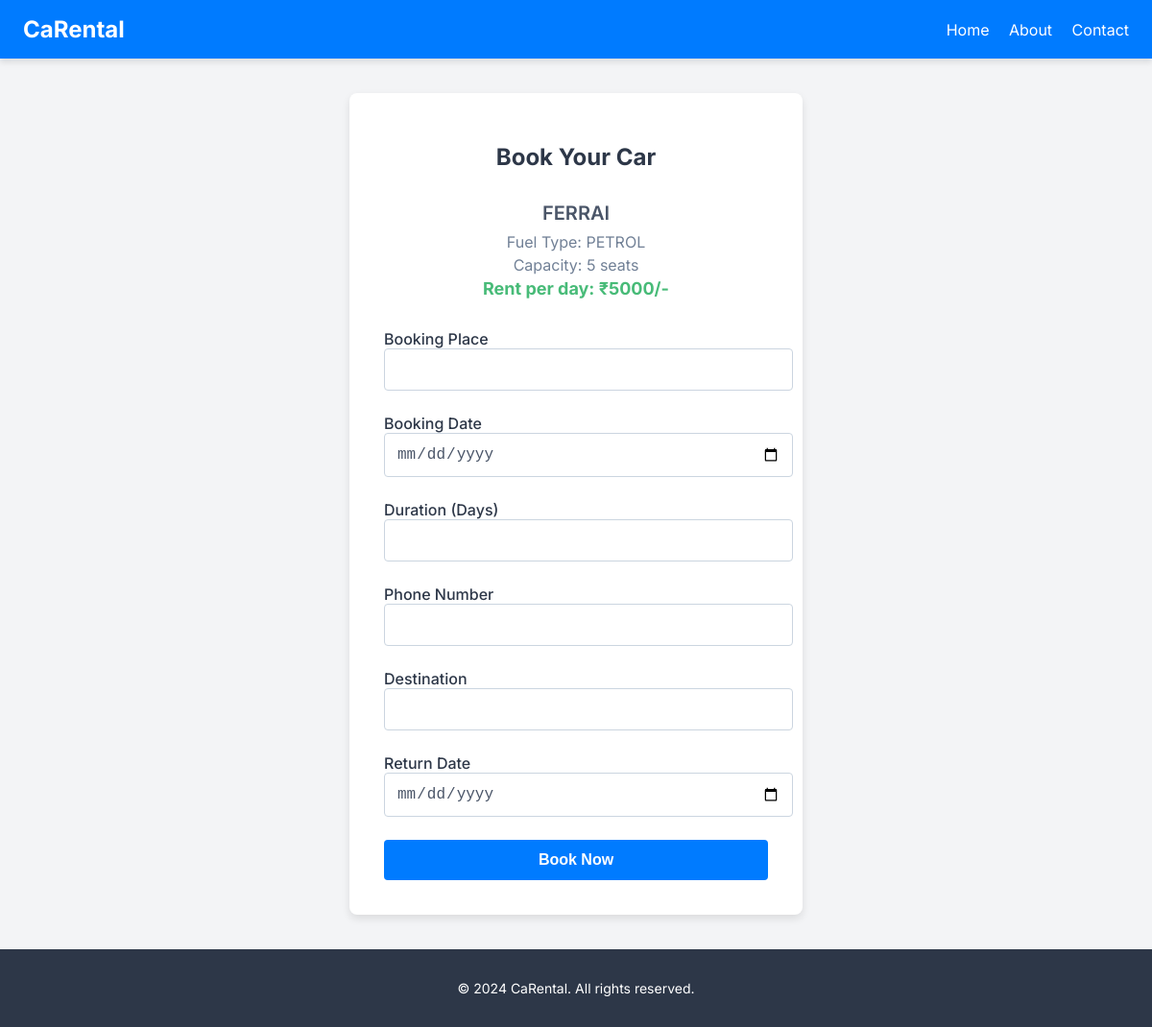
/booking.php?id=1 (signed in), run on the app's committed database.
### tables this page shows
CREATE TABLE `cars` (
  `CAR_ID` int(11) NOT NULL,
  `CAR_NAME` varchar(255) NOT NULL,
  `FUEL_TYPE` varchar(255) NOT NULL,
  `CAPACITY` int(11) NOT NULL,
  `PRICE` int(11) NOT NULL,
  `CAR_IMG` varchar(255) NOT NULL,
  `AVAILABLE` varchar(255) NOT NULL
);

### booking.php (the view, shortened to what this page needs)
<?php
require_once('connection.php');
if (isset($_GET['id'])) {
    $car_id = $_GET['id'];
    $sql = "SELECT * FROM cars WHERE CAR_ID='$car_id' AND AVAILABLE='Y'";
    $result = mysqli_query($con, $sql);
    $car = mysqli_fetch_assoc($result);
}
?>
<!DOCTYPE html>
<html lang="en">
<head>
</head>
<body>
    <header>
        <div class="logo">CaRental</div>
        <nav class="menu">
            <a href="cardetails.php">Home</a>
            <a href="aboutus.html">About</a>
            <a href="contactus.html">Contact</a>
        </nav>
    </header>
    <div class="main-container">
        <h1>Book Your Car</h1>
        <div class="car-details">
            <h2><?php echo $car['CAR_NAME']; ?></h2>
            <p>Fuel Type: <?php echo $car['FUEL_TYPE']; ?></p>
            <p>Capacity: <?php echo $car['CAPACITY']; ?> seats</p>
            <p class="price">Rent per day: ₹<?php echo $car['PRICE']; ?>/-</p>
        </div>
        <form method="POST" action="booking.php">
            <div>
                <label for="book_place">Booking Place</label>
                <input type="text" name="book_place" required>
            </div>
            <div>
                <label for="book_date">Booking Date</label>
                <input type="date" name="book_date" required>
            </div>
            <div>
                <label for="duration">Duration (Days)</label>
                <input type="number" name="duration" required>
            </div>
            <div>
                <label for="phone_number">Phone Number</label>
                <input type="tel" name="phone_number" required>
            </div>
            <div>
                <label for="destination">Destination</label>
                <input type="text" name="destination" required>
            </div>
            <div>
                <label for="return_date">Return Date</label>
                <input type="date" name="return_date" required>
            </div>
            <button type="submit">Book Now</button>
        </form>
    </div>
    <footer>
        <p>&copy; 2024 CaRental. All rights reserved.</p>
    </footer>
</body>
</html>

### booking.php (style rules this page uses)
body { font-family: 'Inter', sans-serif; background-color: #f3f4f6; margin: 0; padding: 0; overflow-y: scroll; }
header { padding: 16px 24px; display: flex; justify-content: space-between; align-items: center; background: #007bff; box-shadow: 0 4px 6px rgba(0, 0, 0, 0.1); }
header .logo { font-size: 24px; font-weight: bold; color: white; }
header .menu a { margin-left: 16px; text-decoration: none; color: white; font-size: 16px; transition: color 0.3s; }
.main-container { max-width: 400px; margin: 36px auto; background: white; border-radius: 8px; box-shadow: 0 4px 8px rgba(0, 0, 0, 0.1); padding: 36px; }
.main-container h1 { font-size: 24px; font-weight: bold; text-align: center; color: #2d3748; margin-bottom: 32px; }
.car-details { text-align: center; margin-bottom: 32px; }
.car-details h2 { font-size: 20px; font-weight: 600; color: #4a5568; text-transform: uppercase; margin-bottom: 8px; }
.car-details p { font-size: 16px; color: #718096; margin: 4px 0; }
.car-details .price { font-size: 18px; color: #48bb78; font-weight: bold; }
form { display: flex; flex-direction: column; gap: 24px; }
form label { font-size: 16px; font-weight: 500; color: #2d3748; }
form input[type="text"], form input[type="date"], form input[type="number"], form input[type="tel"] { width: 100%; padding: 12px; border: 1px solid #cbd5e0; border-radius: 4px; font-size: 16px; color: #4a5568; transition: border-color 0.3s, box-shadow 0.3s; }
form button { background-color: #007bff; color: white; font-size: 16px; font-weight: bold; padding: 12px; border: none; border-radius: 4px; cursor: pointer; transition: background-color 0.3s; }
footer { padding: 32px; background-color: #2d3748; color: white; text-align: center; }
footer p { margin: 0; font-size: 14px; }

### data on the page
cars: CAR_NAME "FERRAI", FUEL_TYPE "PETROL", CAPACITY "5", PRICE "5000"
